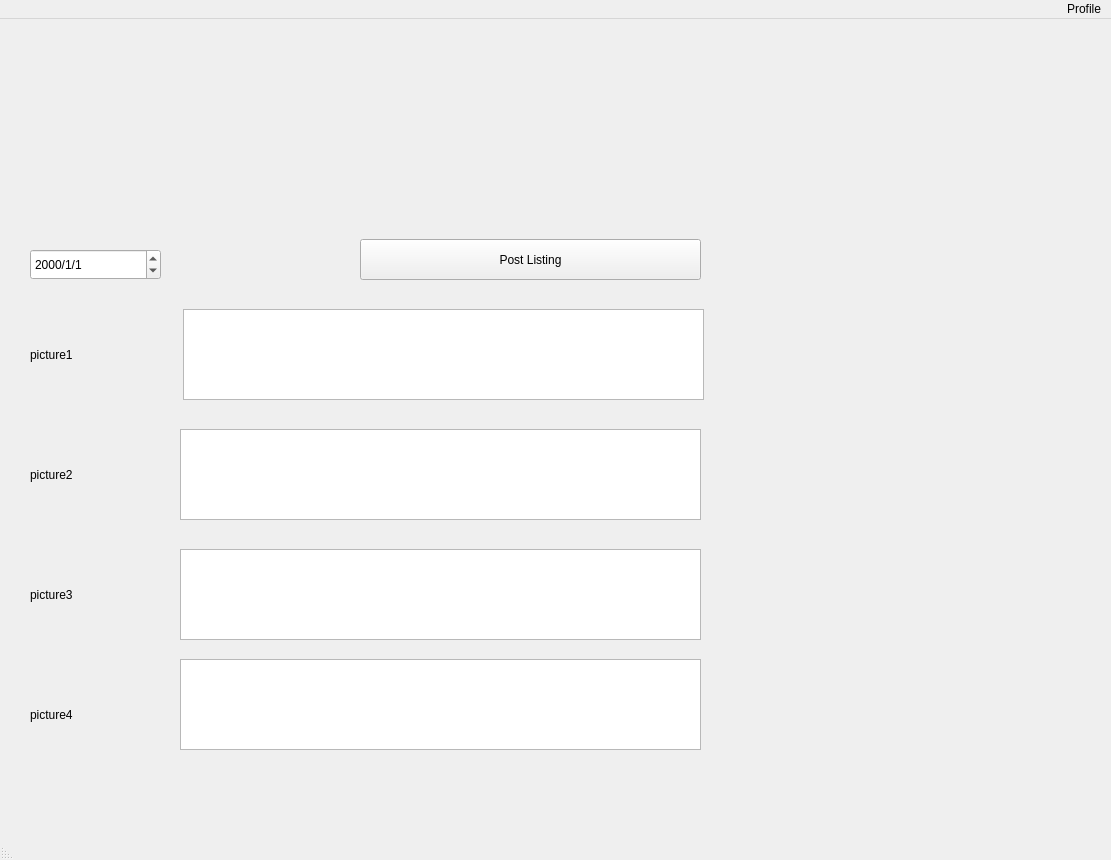
<?xml version="1.0" encoding="UTF-8"?>
<ui version="4.0">
 <class>MainWindow</class>
 <widget class="QMainWindow" name="MainWindow">
  <property name="geometry">
   <rect>
    <x>0</x>
    <y>0</y>
    <width>1111</width>
    <height>860</height>
   </rect>
  </property>
  <property name="windowTitle">
   <string>MainWindow</string>
  </property>
  <property name="layoutDirection">
   <enum>Qt::RightToLeft</enum>
  </property>
  <widget class="QWidget" name="centralwidget">
   <widget class="QLabel" name="label">
    <property name="geometry">
     <rect>
      <x>0</x>
      <y>0</y>
      <width>1281</width>
      <height>141</height>
     </rect>
    </property>
    <property name="text">
     <string/>
    </property>
    <property name="pixmap">
     <pixmap>banner.png</pixmap>
    </property>
   </widget>
   <widget class="QPushButton" name="pushButton">
    <property name="geometry">
     <rect>
      <x>360</x>
      <y>220</y>
      <width>341</width>
      <height>41</height>
     </rect>
    </property>
    <property name="text">
     <string>Post Listing</string>
    </property>
   </widget>
   <widget class="QDateEdit" name="dateEdit">
    <property name="geometry">
     <rect>
      <x>30</x>
      <y>230</y>
      <width>131</width>
      <height>31</height>
     </rect>
    </property>
    <property name="layoutDirection">
     <enum>Qt::LeftToRight</enum>
    </property>
    <property name="displayFormat">
     <string>yyyy/M/d</string>
    </property>
    <property name="calendarPopup">
     <bool>false</bool>
    </property>
   </widget>
   <widget class="QLabel" name="label_2">
    <property name="geometry">
     <rect>
      <x>30</x>
      <y>290</y>
      <width>101</width>
      <height>91</height>
     </rect>
    </property>
    <property name="text">
     <string>picture1</string>
    </property>
   </widget>
   <widget class="QLabel" name="label_3">
    <property name="geometry">
     <rect>
      <x>30</x>
      <y>410</y>
      <width>101</width>
      <height>91</height>
     </rect>
    </property>
    <property name="text">
     <string>picture2</string>
    </property>
   </widget>
   <widget class="QLabel" name="label_4">
    <property name="geometry">
     <rect>
      <x>30</x>
      <y>530</y>
      <width>101</width>
      <height>91</height>
     </rect>
    </property>
    <property name="text">
     <string>picture3</string>
    </property>
   </widget>
   <widget class="QLabel" name="label_5">
    <property name="geometry">
     <rect>
      <x>30</x>
      <y>650</y>
      <width>101</width>
      <height>91</height>
     </rect>
    </property>
    <property name="text">
     <string>picture4</string>
    </property>
   </widget>
   <widget class="QPlainTextEdit" name="plainTextEdit">
    <property name="geometry">
     <rect>
      <x>183</x>
      <y>290</y>
      <width>521</width>
      <height>91</height>
     </rect>
    </property>
   </widget>
   <widget class="QPlainTextEdit" name="plainTextEdit_2">
    <property name="geometry">
     <rect>
      <x>180</x>
      <y>410</y>
      <width>521</width>
      <height>91</height>
     </rect>
    </property>
   </widget>
   <widget class="QPlainTextEdit" name="plainTextEdit_3">
    <property name="geometry">
     <rect>
      <x>180</x>
      <y>530</y>
      <width>521</width>
      <height>91</height>
     </rect>
    </property>
   </widget>
   <widget class="QPlainTextEdit" name="plainTextEdit_4">
    <property name="geometry">
     <rect>
      <x>180</x>
      <y>640</y>
      <width>521</width>
      <height>91</height>
     </rect>
    </property>
   </widget>
  </widget>
  <widget class="QMenuBar" name="menubar">
   <property name="geometry">
    <rect>
     <x>0</x>
     <y>0</y>
     <width>1111</width>
     <height>26</height>
    </rect>
   </property>
   <widget class="QMenu" name="menuProfile">
    <property name="layoutDirection">
     <enum>Qt::RightToLeft</enum>
    </property>
    <property name="title">
     <string>Profile</string>
    </property>
    <addaction name="actionView_your_profile"/>
    <addaction name="actionSettings"/>
    <addaction name="actionLog_out"/>
   </widget>
   <addaction name="menuProfile"/>
  </widget>
  <widget class="QStatusBar" name="statusbar"/>
  <action name="actionView_your_profile">
   <property name="text">
    <string>View your profile</string>
   </property>
  </action>
  <action name="actionSettings">
   <property name="text">
    <string>Settings</string>
   </property>
  </action>
  <action name="actionLog_out">
   <property name="text">
    <string>Log out</string>
   </property>
  </action>
 </widget>
 <resources/>
 <connections/>
</ui>
